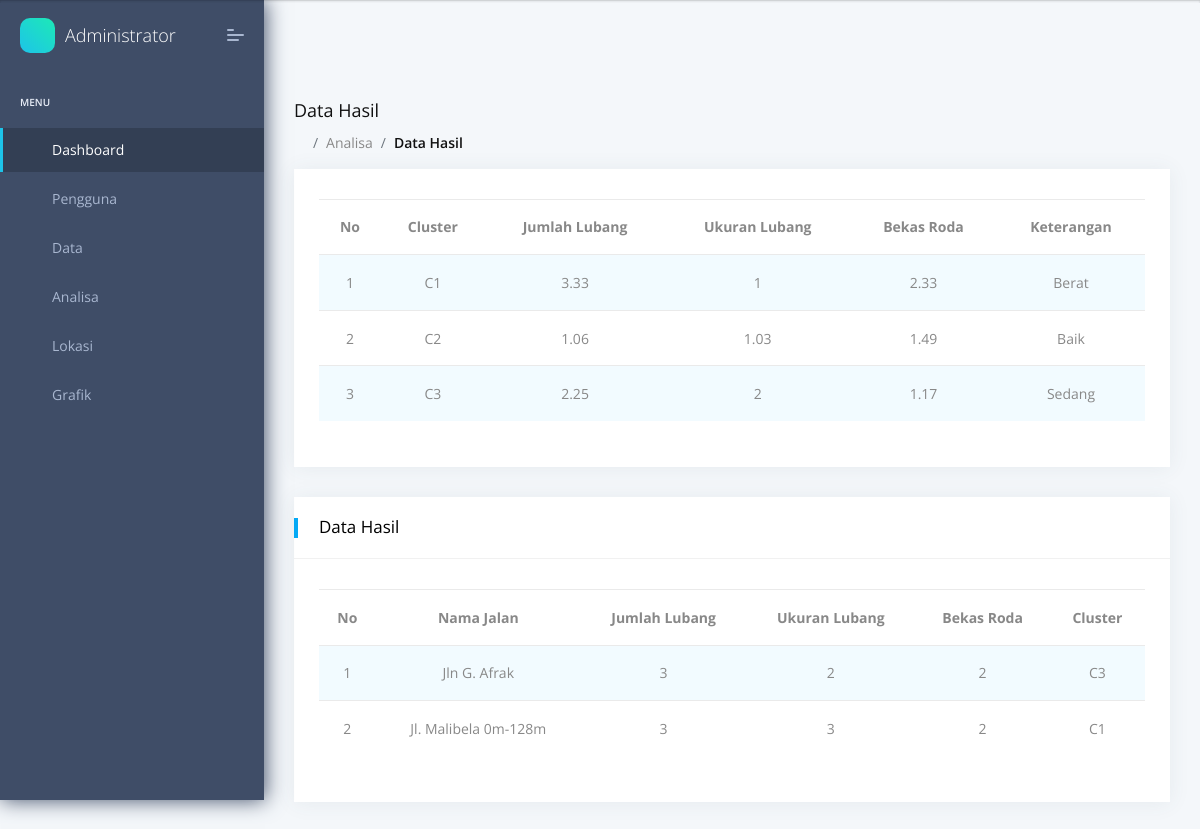
The app's page /admin/hasil.php (signed in) with its own data.
### tables this page shows
CREATE TABLE `tb_centroida` (
  `id_centroida` int(5) NOT NULL,
  `cluster` varchar(50) NOT NULL,
  `jum_lubang` varchar(50) NOT NULL,
  `uk_lubang` varchar(50) NOT NULL,
  `bekas_roda` varchar(50) NOT NULL,
  `ket` varchar(50) NOT NULL
);

CREATE TABLE `tb_kerusakan` (
  `id_kerusakan` int(5) NOT NULL,
  `id_jalan` int(5) NOT NULL,
  `foto` varchar(255) NOT NULL,
  `jum_lubang` varchar(50) NOT NULL,
  `uk_lubang` varchar(50) NOT NULL,
  `bekas_roda` varchar(50) NOT NULL,
  `cluster` varchar(50) NOT NULL
);

CREATE TABLE `tb_jalan` (
  `id_jalan` int(5) NOT NULL,
  `nama` varchar(50) NOT NULL,
  `ket` varchar(50) NOT NULL
);

### admin/hasil.php (the view, shortened to what this page needs)
<?php
    include 'head.php';
    include 'menu.php';
    include 'header.php';
    include 'koneksi.php';
?>
    <section class="pcoded-main-container">
        <div class="pcoded-wrapper">
            <div class="pcoded-content">
                <div class="pcoded-inner-content">
                    <div class="page-header">
                        <div class="page-block">
                            <div class="row align-items-center">
                                <div class="col-md-12">
                                    <div class="page-header-title">
                                        <h5 class="m-b-10">Data Hasil</h5>
                                    </div>
                                    <ul class="breadcrumb">
                                        <li class="breadcrumb-item"><a href="index.php"><i class="feather icon-home"></i></a></li>
                                        <li class="breadcrumb-item"><a href="#!">Analisa</a></li>
                                        <li class="breadcrumb-item"><a href="#!">Data Hasil</a></li>
                                    </ul>
                                </div>
                            </div>
                        </div>
                    </div>
                    <div class="main-body">
                        <div class="page-wrapper">
                            <div class="row">
                                <div class="col-sm-12">
                                    <div class="card">
                                        <div class="card-block">
                                            <div class="table-responsive">
                                                <table id="" class="display table nowrap table-striped table-hover" style="width:100%">
                                                    <thead>
                                                        <tr align="center" valign="baseline">
                                                            <th>No</th>
                                                            <th>Cluster</th>
                                                            <th>Jumlah Lubang</th>
                                                            <th>Ukuran Lubang</th>
                                                            <th>Bekas Roda</th>
                                                            <th>Keterangan</th>
                                                        </tr>
                                                    </thead>
                                                    <tbody>
                                                        <?php
                                                            $a = mysqli_query($con, "SELECT * FROM tb_centroida");
                                                            $noUrut = 0;
                                                            while($row = mysqli_fetch_array($a))
                                                            {
                                                                $noUrut++;
                                                        ?>
                                                            <tr align="center" valign="baseline">
                                                                <td><?php echo $noUrut ?></td>
                                                                <td><?php echo $row["cluster"]; ?></td>
                                                                <td><?php echo $row["jum_lubang"]; ?></td>
                                                                <td><?php echo $row["uk_lubang"]; ?></td>
                                                                <td><?php echo $row["bekas_roda"]; ?></td>
                                                                <td><?php echo $row["ket"]; ?></td>
                                                            </tr>
                                                            <?php
                                                                }
                                                            ?>
                                                    </tbody>
                                                </table>
                                            </div>
                                        </div>
                                    </div>
                                    <div class="card">
                                        <div class="card-header">
                                            <h5>Data Hasil</h5>
                                        </div>
                                        <div class="card-block">
                                            <div class="table-responsive">
                                                <table id="key-act-button" class="display table nowrap table-striped table-hover" style="width:100%">
                                                    <thead>
                                                        <tr align="center" valign="baseline">
                                                            <th>No</th>
                                                            <th>Nama Jalan</th>
                                                            <th>Jumlah Lubang</th>
                                                            <th>Ukuran Lubang</th>
                                                            <th>Bekas Roda</th>
                                                            <th>Cluster</th>
                                                        </tr>
                                                    </thead>
                                                    <tbody>
                                                        <?php
                                                            $noUrut = 0;
                                                            $result = mysqli_query($con, "SELECT * FROM tb_kerusakan
                                                                JOIN tb_jalan ON tb_kerusakan.id_jalan=tb_jalan.id_jalan
                                                                ORDER BY id_kerusakan ASC");
                                                            while($row = mysqli_fetch_array($result))
                                                            {
                                                                $noUrut++;
                                                        ?>
                                                        <tr align="center" valign="baseline">
                                                            <td><?php echo $noUrut ?></td>
                                                            <td><?php echo $row["nama"]; ?></td>
                                                            <td><?php echo $row["jum_lubang"]; ?></td>
                                                            <td><?php echo $row["uk_lubang"]; ?></td>
                                                            <td><?php echo $row["bekas_roda"]; ?></td>
                                                            <td><?php echo $row["cluster"]; ?></td>
                                                        </tr>
                                                        <?php
                                                            }
                                                        ?>
                                                    </tbody>
                                                </table>
                                            </div>
                                        </div>
                                    </div>
                                </div>
                            </div>
                        </div>
                    </div>
                </div>
            </div>
        </div>
    </section>
<?php
    include 'foot.php';
?>

### admin/head.php (shortened to what this page needs)
<!DOCTYPE html>
<html lang="en">
<head>
    <link rel="stylesheet" href="assets/fonts/fontawesome/css/fontawesome-all.min.css">
    <link rel="stylesheet" href="assets/plugins/animation/css/animate.min.css">
    <link rel="stylesheet" href="assets/plugins/notification/css/notification.min.css">
    <link rel="stylesheet" href="assets/css/style.css">
    <link rel="stylesheet" href="assets/plugins/data-tables/css/datatables.min.css">
</head>

### admin/menu.php (shortened to what this page needs)
<body>
    <nav class="pcoded-navbar">
        <div class="navbar-wrapper">
            <div class="navbar-brand header-logo">
                <a href="index.php" class="b-brand">
                    <div class="b-bg">
                        <i class="feather icon-trending-up"></i>
                    </div>
                    <span class="b-title">Administrator</span>
                </a>
                <a class="mobile-menu" id="mobile-collapse" href="#!"><span></span></a>
            </div>
            <div class="navbar-content scroll-div">
                <ul class="nav pcoded-inner-navbar">
                    <li class="nav-item pcoded-menu-caption">
                        <label>Menu</label>
                    </li>
                    <li data-username="dashboard Default Ecommerce CRM Analytics Crypto Project" class="nav-item active pcoded-trigger">
                        <a href="index.php" class="nav-link"><span class="pcoded-micon"><i class="feather icon-home"></i></span><span class="pcoded-mtext">Dashboard</span></a>
                    </li>
                    <li data-username="Vertical Horizontal Box Layout RTL fixed static Collapse menu color icon dark" class="nav-item">
                        <a href="data_pengguna.php" class="nav-link"><span class="pcoded-micon"><i class="feather icon-users"></i></span><span class="pcoded-mtext">Pengguna</span></a>
                    </li>
                    <li data-username="widget Statistic Data Table User card Chart" class="nav-item pcoded-hasmenu">
                        <a href="#!" class="nav-link"><span class="pcoded-micon"><i class="feather icon-layers"></i></span><span class="pcoded-mtext">Data</span></a>
                    </li>
                    <li data-username="basic components Button Alert Badges breadcrumb Paggination progress Tooltip popovers Carousel Cards Collapse Tabs pills Modal Grid System Typography Extra Shadows Embeds" class="nav-item pcoded-hasmenu">
                        <a href="#!" class="nav-link"><span class="pcoded-micon"><i class="feather icon-edit-2"></i></span><span class="pcoded-mtext">Analisa</span></a>
                    </li>
                    <li data-username="advance components Alert gridstack lightbox modal notification pnotify rating rangeslider slider syntax highlighter Tour Tree view Nestable Toolbar" class="nav-item pcoded-hasmenu">
                        <a href="#!" class="nav-link"><span class="pcoded-micon"><i class="feather icon-map"></i></span><span class="pcoded-mtext">Lokasi</span></a>
                    </li>
                    <li data-username="Vertical Horizontal Box Layout RTL fixed static Collapse menu color icon dark" class="nav-item">
                        <a href="data_grafik.php" class="nav-link"><span class="pcoded-micon"><i class="feather icon-trending-up"></i></span><span class="pcoded-mtext">Grafik</span></a>
                    </li>
                </ul>
            </div>
        </div>
    </nav>

### admin/header.php (shortened to what this page needs)
<header class="navbar pcoded-header navbar-expand-lg navbar-light">
    <div class="collapse navbar-collapse">
        <ul class="navbar-nav mr-auto">
            <li><a href="#!" class="full-screen" onclick="javascript:toggleFullScreen()"><i
                        class="feather icon-maximize"></i></a></li>
            <li class="nav-item">
                <div class="main-search">
                    <div class="input-group">
                        <span class="input-group-append search-btn btn btn-primary">
                            <i class="feather icon-search input-group-text"></i>
                        </span>
                    </div>
                </div>
            </li>
        </ul>
        <ul class="navbar-nav ml-auto">
            <li>
                <div class="dropdown drp-user">
                    <a href="#" class="dropdown-toggle" data-toggle="dropdown">
                        <i class="icon feather icon-settings"></i>
                    </a>
                </div>
            </li>
        </ul>
    </div>
</header>

### admin/foot.php (shortened to what this page needs)
</body>
</html>

### records on screen
tb_centroida: cluster "C1", jum_lubang "3.33", uk_lubang "1", bekas_roda "2.33", ket "Berat"
tb_centroida: cluster "C2", jum_lubang "1.06", uk_lubang "1.03", bekas_roda "1.49", ket "Baik"
tb_centroida: cluster "C3", jum_lubang "2.25", uk_lubang "2", bekas_roda "1.17", ket "Sedang"
tb_kerusakan: id_jalan.nama "Jln G. Afrak", jum_lubang "3", uk_lubang "2", bekas_roda "2", cluster "C3"
tb_kerusakan: id_jalan.nama "Jl. Malibela 0m-128m", jum_lubang "3", uk_lubang "3", bekas_roda "2", cluster "C1"
